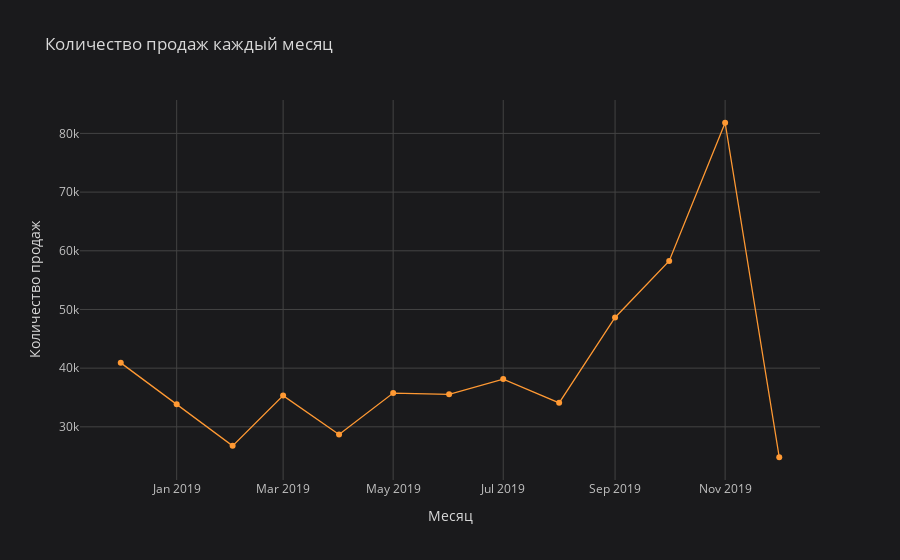

The cell this chart's notebook holds for it:
### Code cell
df_no_return = df[df['Quantity']> 0]
number_of_sales = df_no_return.groupby(by='Month_Year', as_index=False)['Total'].count()
number_of_sales.columns = ['Date', 'Sum of sales']
number_of_sales.iplot(x = 'Date', y = 'Sum of sales', title = 'Количество продаж каждый месяц', 
                  yTitle = 'Количество продаж', xTitle = 'Месяц', mode="lines+markers", size = 6)

### Figure 1 — Plotly figure (JSON) as saved in the notebook; plotly's stock layout.template omitted (floating-point values rounded to 4 significant figures)
{"data": [{"line": {"color": "rgba(255, 153, 51, 1.0)", "dash": "solid", "shape": "linear", "width": 1.3}, "marker": {"size": 6, "symbol": "circle"}, "mode": "lines+markers", "name": "Sum of sales", "text": "", "type": "scatter", "x": ["2018-12", "2019-01", "2019-02", "2019-03", "2019-04", "2019-05", "2019-06", "2019-07", "2019-08", "2019-09", "2019-10", "2019-11", "2019-12"], "y": [40899, 33860, 26759, 35318, 28707, 35756, 35533, 38138, 34092, 48635, 58269, 81819, 24816]}], "layout": {"legend": {"bgcolor": "#1A1A1C", "font": {"color": "#D9D9D9"}}, "paper_bgcolor": "#1A1A1C", "plot_bgcolor": "#1A1A1C", "title": {"font": {"color": "#D9D9D9"}, "text": "Количество продаж каждый месяц"}, "xaxis": {"gridcolor": "#434343", "showgrid": true, "tickfont": {"color": "#C2C2C2"}, "title": {"font": {"color": "#D9D9D9"}, "text": "Месяц"}, "zerolinecolor": "#666570"}, "yaxis": {"gridcolor": "#434343", "showgrid": true, "tickfont": {"color": "#C2C2C2"}, "title": {"font": {"color": "#D9D9D9"}, "text": "Количество продаж"}, "zerolinecolor": "#666570"}}}
